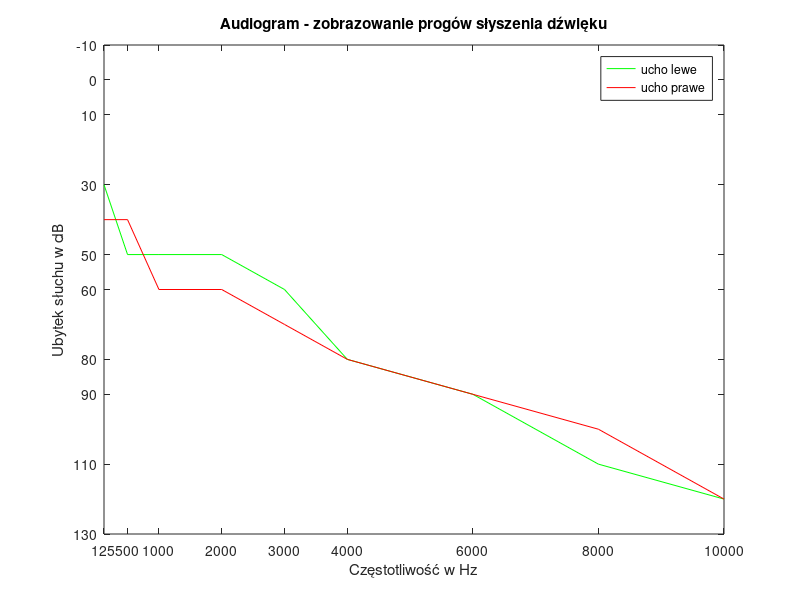

Source code (MATLAB):
dane = [ -10 0 10 20 30 40 50 50 60 80 90 110 110];
freq_gen = [125,500,1000,2000,3000,4000,6000,8000,10000];
figure('Position',[0 0 1280 720])
plot(freq_gen,[30 50 50 50,60,80,90,110,120],'green')
set(gca, 'ydir', 'reverse');
 title('Audiogram - zobrazowanie progów słyszenia dźwięku');
 xlabel('Częstotliwość w Hz');
 ylabel('Ubytek słuchu w dB');
 xlim([125 10000]);
 ylim([-10 130]);
 xticks([125,500,1000,2000,3000,4000,6000,8000,10000]);
 yticks([ -10 0 10 30 50 60 80 90 110 130]);
hold on;
plot(freq_gen,[40 40 60 60,70,80,90,100,120],'red')
legend('ucho lewe','ucho prawe');
%prawe ucho kolor czerwony lewe zielony
 